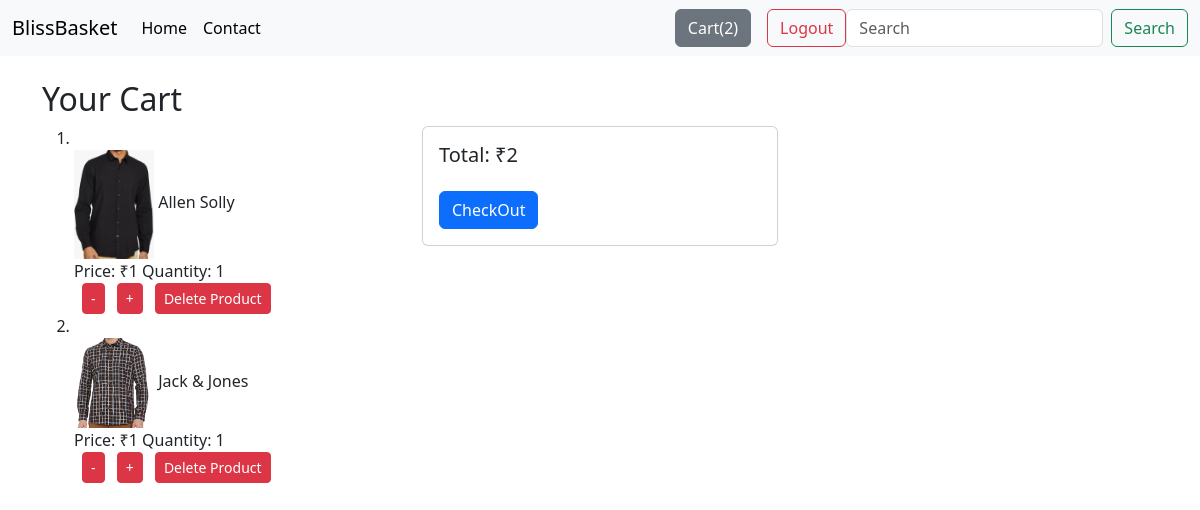
/cart (signed in), run on an earlier commit of the app's database.
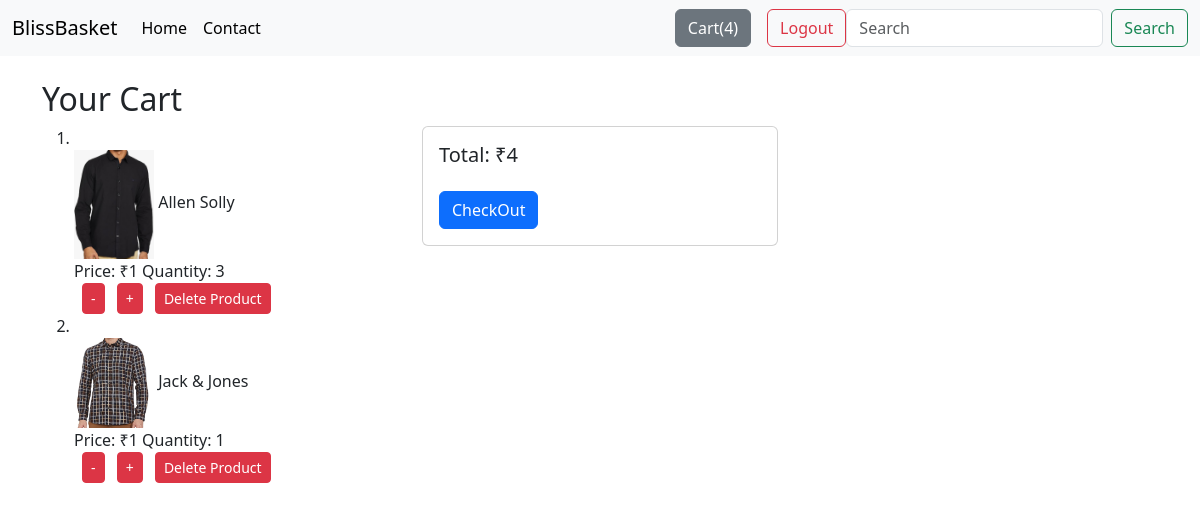
And on a later commit of the database.
### shop/models.py (models this page shows)
class CartItem(models.Model):
    cart = models.ForeignKey(Cart, on_delete=models.CASCADE, related_name="items")
    product = models.ForeignKey(Product, on_delete=models.CASCADE)
    quantity = models.PositiveIntegerField(default=1)

class Product(models.Model):
    product_id = models.AutoField
    product_name = models.CharField(max_length=30)
    category = models.CharField(max_length=50, default = "")
    subcategory = models.CharField(max_length=50, default = "")
    price = models.IntegerField(default=0)
    desc = models.CharField(max_length=300)
    pub_date = models.DateField()
    image = models.ImageField(upload_to="shop/images", default = "")

### shop/views.py (the view)
# urls.py: path("cart",views.cart,name="cart"),
@login_required
def cart(request):
    cart,created = Cart.objects.get_or_create(user=request.user)
    items = cart.items.all()
    total = sum(item.product.price*item.quantity for item in items)
    context = {'cart_items': items,'total': total}
    return render(request,'shop/cart.html', context)

### shop/context_processors.py (called while the page is built)
def cart_quantity(request):
    if request.user.is_authenticated:
        cart,created = Cart.objects.get_or_create(user=request.user)
        items = cart.items.all()
        total_quantity = sum(item.quantity for item in items)
    else:
        total_quantity=0
    return { 'total_quantity': total_quantity }

### shop/templates/shop/cart.html (shortened to what this page needs)
{% extends 'shop/basic.html' %}
{% block body %}
{% load static %}
<div class="container">
  <br>
  <h2>Your Cart</h2>
<div class="row">
  <div class="col-md-4">
    {% if cart_items %}
      <ol>
      {% for item in cart_items %}
       <li>
         <br>
          <img src='/media/{{item.product.image}}' alt="{{ item.product.product_name }}" width="80">
          {{ item.product.product_name }}
          <br>
          <span>Price: ₹{{item.product.price}}</span>
          <span>Quantity: {{ item.quantity }}</span>
          <br>
          <a href="{% url 'remove_cart' item.product.id %}" class="btn btn-danger btn-sm ms-2">-</a>
          <a href="{% url 'add_to_cart' item.product.id %}" class="btn btn-danger btn-sm ms-2">+</a>
          <a href="{% url 'delete_cart' item.product.id %}" class="btn btn-danger btn-sm ms-2">Delete Product</a>
       </li>
      {% endfor %}
      </ol>
    {% else %}
     <p>Your cart is empty!</p>
    {% endif %}
  </div>
<div class="col-md-4">
  <div class="card">
    <div class="card-body">
      <h5>Total: ₹{{ total }}</h5>
      <a href="{% url 'checkout' %}" class="btn btn-primary mt-3">CheckOut</a>
    </div>
  </div>
</div>
</div>
</div>
{% endblock %}

### shop/templates/shop/basic.html (shortened to what this page needs)
<!doctype html>
<html lang="en">
  <head>
    {% load static %}
    <link href="https://cdn.jsdelivr.net/npm/bootstrap@5.3.3/dist/css/bootstrap.min.css" rel="stylesheet">
  </head>
  <body>
    <nav class="navbar navbar-expand-lg bg-body-tertiary">
      <div class="container-fluid">
        <a class="navbar-brand" href="#">BlissBasket</a>
        <div class="collapse navbar-collapse" id="navbarSupportedContent">
          <ul class="navbar-nav me-auto mb-2 mb-lg-0">
            <li class="nav-item">
              <a class="nav-link active" aria-current="page" href="{% url 'shop' %}"  name="shop">Home</a>
            </li>
            <li class="nav-item">
              <a class="nav-link active" aria-current="page" href="{% url 'contact' %}"  name="contact">Contact</a>
            </li>
          </ul>
          <button type="button" class="btn btn-secondary mx-3 custom-tooltip" data-toggle="tooltip" data-placement="right" title="Tooltip on right">
            <a class="nav-link active" aria-current="page" href="{% url 'cart' %}" name="cart">
              Cart({% if total_quantity %}{{ total_quantity }}{% else %}0{% endif %})</a>
          </button>
          {% if user.is_authenticated %}
          <a class="btn btn-outline-danger" href="{% url 'logout' %}">Logout</a>
          {% else %}
          <a class="btn btn-outline-primary" href="{% url 'login' %}">Login</a>
          {% endif %}
          <form class="d-flex" role="search">
            <input class="form-control me-2" type="search" placeholder="Search" aria-label="Search">
            <button class="btn btn-outline-success" type="submit">Search</button>
          </form>
        </div>
      </div>
    </nav>
    {% block body %}
    {% endblock %}
  </body>
</html>

What changed in the data, as far as the page shows it:
changed CartItem "Allen Solly": quantity "1" → "3"
Also different on the page:
{{ total_quantity }}: "2" → "4"
{{ total }}: "2" → "4"
